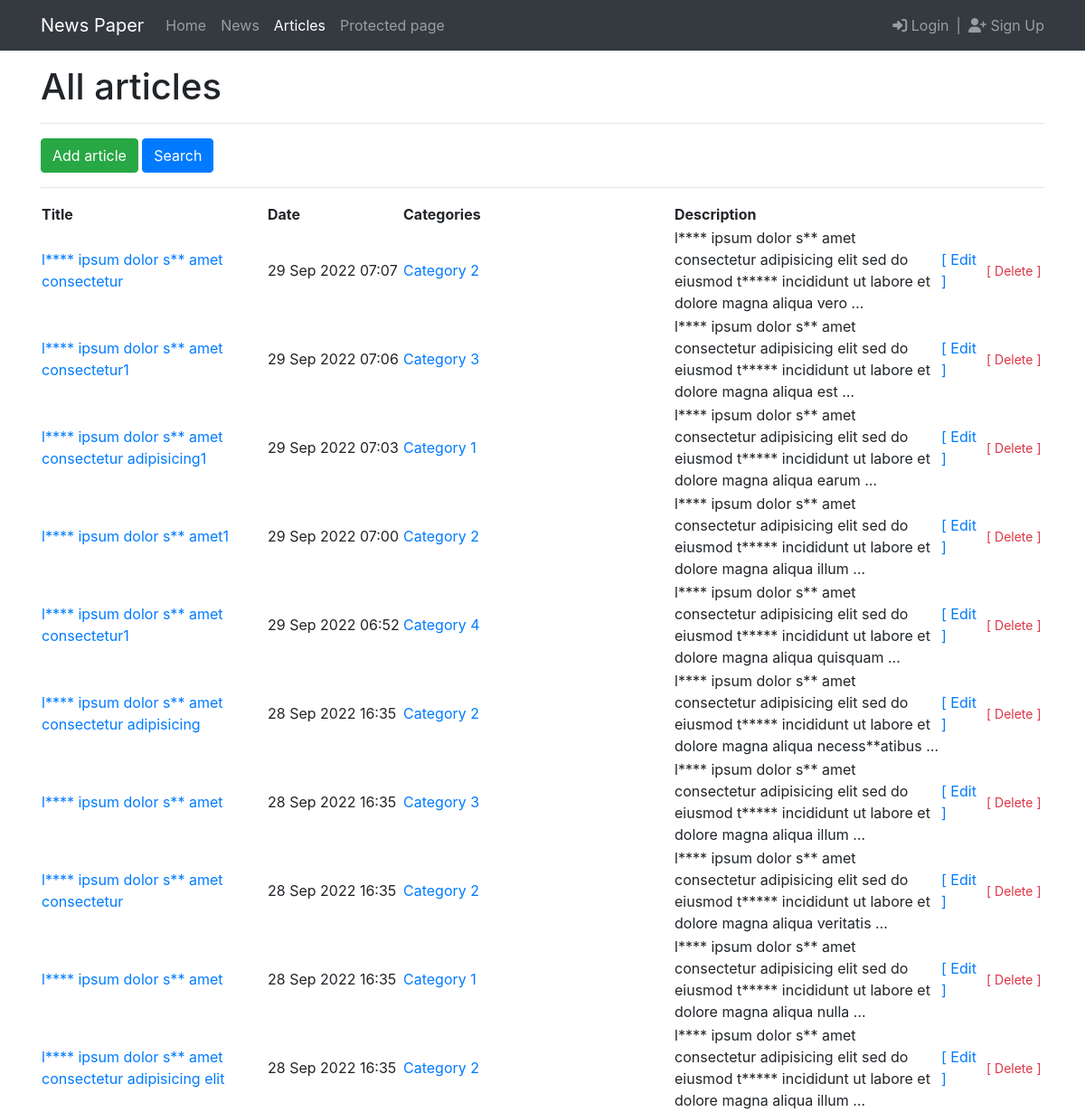
The app's page /articles/ with its own data.
### news/models.py (models this page shows, shortened)
class Post(models.Model):
    author = models.ForeignKey(Author, on_delete=models.CASCADE)
    type = models.CharField(max_length=8, choices=POST_TYPES, default=article)
    date_created = models.DateTimeField(auto_now=True)
    categories = models.ManyToManyField(Category, through='PostCategory')
    title = models.CharField(max_length=255)
    content = models.TextField()
    rating = models.IntegerField(default=0)

class Category(models.Model):
    name = models.CharField(max_length=255, unique=True)
    subscribers = models.ManyToManyField(User, through='CategorySubscriber')

### news/views.py (the view)
# urls.py: path('articles/', ArticleList.as_view(), name='article_list'),
class ArticleList(ListView):
    model = Post
    ordering = '-date_created'
    template_name = 'news/article_list.html'
    context_object_name = 'article_list'
    queryset = Post.objects.filter(type=article)
    paginate_by = 10
    def get_context_data(self, **kwargs):
        context = super().get_context_data(**kwargs)
        category_id = self.kwargs.get('category')
        context['category'] = None
        context['already_subscribed'] = False
        if category_id:
            user = self.request.user
            category = Category.objects.get(id=category_id)
            context['category'] = category
            if user.is_authenticated:
                context['already_subscribed'] = CategorySubscriber.objects.filter(type=article, category=category, user=user).exists()
        context['filter'] = self.filter
        return context
    def get_queryset(self):
        category_id = self.kwargs.get('category')
        if category_id:
            queryset = Post.objects.filter(type=article, categories=category_id)
        else:
            queryset = super().get_queryset()
        self.filter = PostFilter(self.request.GET, queryset)
        return self.filter.qs

### news/filters.py (called while the page is built)
    def is_applied(self):
        return self.form.is_valid() and any(self.form.cleaned_data.values())

### news/templatetags/custom_filters.py (called while the page is built)
@register.filter(name='censor')
def censor(value):
    if not isinstance(value, str):
        raise ValueError
    for text, censored in CENSORED_WORDS.items():
        value = value.replace(text, censored)
    return value

### templates/news/article_list.html (shortened to what this page needs)
{% extends 'flatpages/default.html' %}
{% load custom_filters %}
{% load custom_tags %}
{% block content %}
<h1>{% if category %}"{{ category.name }}"{% else %}All{% endif %} articles</h1>
<hr>
    {% if category %}
        <a href="{% url 'article_list' %}" class="btn btn-primary">Show all articles</a>
        {% if already_subscribed %}
            <a href="{% url 'article_category_unsubscribe' category=category.id %}" class="btn btn-danger float-end">Unsubscribe</a>
        {% else %}
            <a href="{% url 'article_category_subscribe' category=category.id %}" class="btn btn-success float-end">Subscribe</a>
        {% endif %}
    {% else %}
        <a href="{% url 'article_create' %}" class="btn btn-success">Add article</a>
        {% if not filter.is_applied %}
        <a href="{% url 'article_search' %}" class="btn btn-primary float-end">Search</a>
        {% else %}
        <a href="{% url 'article_list' %}" class="btn btn-danger float-end">Reset filter</a>
        {% endif %}
    {% endif %}
<hr>
{% if article_list %}
<table width="100%">
    <tr>
       <th width="250">Title</th>
       <th width="150">Date</th>
       <th width="300">Categories</th>
       <th width="*">Description</th>
       <th width="50"></th>
       <th width="65"></th>
   </tr>
    {% for article in article_list %}
    <tr>
       <td><a href="{% url 'article_detail' pk=article.id %}">{{ article.title|censor }}</a></td>
       <td>{{ article.date_created|date:"d M Y H:i" }}</td>
       <td>
            {% for category in article.categories.all %}
            <a href="{% url 'article_category' category=category.id %}">{{ category.name }}</a>{% if not forloop.last %},{% endif %}
           {% endfor %}
       </td>
       <td>{{ article.content|truncatewords:20|censor }}</td>
       <td><a href="{% url 'article_edit' pk=article.id %}">[ Edit ]</a></td>
       <td><a href="{% url 'article_delete' pk=article.id %}" class="text-danger small">[ Delete ]</a></td>
    </tr>
    {% endfor %}
</table>
{% else %}
   <h2>No articles!</h2>
{% endif %}
{% endblock content %}

### templates/flatpages/default.html (shortened to what this page needs)
<!DOCTYPE html>
<html lang="en">
    <head>
        {% load static %}
        {% load bootstrap4 %}
        <link href="{% static 'fontawesomefree/css/fontawesome.css' %}" rel="stylesheet" type="text/css">
        <link href="{% static 'fontawesomefree/css/brands.css' %}" rel="stylesheet" type="text/css">
        <link href="{% static 'fontawesomefree/css/solid.css' %}" rel="stylesheet" type="text/css">
        {% bootstrap_css %}
    </head>
    <body>
        {% block menu %}
        <nav class="navbar navbar-expand-lg navbar-dark bg-dark mb-3">
            <div class="container">
                <a class="navbar-brand" href="#">News Paper</a>
                <div class="collapse navbar-collapse">
                    <ul class="navbar-nav ms-auto mb-2 mb-lg-0">
                        <li class="nav-item"><a class="nav-link{% if request.path == '/' %} active{% endif %}" aria-current="page" href="/">Home</a></li>
                        <li class="nav-item"><a class="nav-link{% if request.resolver_match.view_name == 'news_list' %} active{% endif %}" aria-current="page" href="{% url 'news_list' %}">News</a></li>
                        <li class="nav-item"><a class="nav-link{% if request.resolver_match.view_name == 'article_list' %} active{% endif %}" aria-current="page" href="{% url 'article_list' %}">Articles</a></li>
                        <li class="nav-item"><a class="nav-link{% if request.resolver_match.view_name == 'protected' %} active{% endif %}" aria-current="page" href="{% url 'protected' %}">Protected page</a></li>
                    </ul>
                </div>
                {% if request.user.is_authenticated %}
                    <span class="navbar-text mx-2">You are loggen in as:</span>
                    <a class="navbar-text{% if request.resolver_match.view_name == 'profile' %} active{% endif %}" aria-current="page" href="{% url 'profile' %}">
                        <i class="fa-solid fa-user"></i>
                        {{ request.user.username }}
                    </a>
                    <span class="navbar-text mx-2">|</span>
                    <a class="navbar-text{% if request.resolver_match.view_name == 'logout' %} active{% endif %}" aria-current="page" href="{% url 'logout' %}">
                        <i class="fa-solid fa-right-from-bracket"></i>
                        Logout
                    </a>
                    {% else %}
                    <a class="navbar-text{% if request.resolver_match.view_name == 'login' %} active{% endif %}" aria-current="page" href="{% url 'login' %}">
                        <i class="fa-solid fa-right-to-bracket"></i>
                        Login
                    </a>
                    <span class="navbar-text mx-2">|</span>
                    <a class="navbar-text{% if request.resolver_match.view_name == 'signup' %} active{% endif %}" aria-current="page" href="{% url 'signup' %}">
                        <i class="fa-solid fa-user-plus"></i>
                        Sign Up
                    </a>
                    {% endif %}
            </div>
        </nav>
        {% endblock menu %}
        <main role="main" class="container">
            {% block content %}
            {% endblock content %}
        </main>
    </body>
</html>

### templates/flatpages/_pagination.html (shortened to what this page needs)
{% load custom_tags %}
{% load bootstrap4 %}

### records on screen
Post: title|censor "l**** ipsum dolor s** amet consectetur", date_created "29 Sep 2022 07:07", content|censor "l**** ipsum dolor s** amet consectetur adipisicing elit sed do eiusmod t***** incididunt ut labore et dolore magna aliqua vero …"
Category: name "Category 2"
Post: title|censor "l**** ipsum dolor s** amet consectetur1", date_created "29 Sep 2022 07:06", content|censor "l**** ipsum dolor s** amet consectetur adipisicing elit sed do eiusmod t***** incididunt ut labore et dolore magna aliqua est …"
Category: name "Category 3"
Post: title|censor "l**** ipsum dolor s** amet consectetur adipisicing1", date_created "29 Sep 2022 07:03", content|censor "l**** ipsum dolor s** amet consectetur adipisicing elit sed do eiusmod t***** incididunt ut labore et dolore magna aliqua earum …"
Category: name "Category 1"
Post: title|censor "l**** ipsum dolor s** amet1", date_created "29 Sep 2022 07:00", content|censor "l**** ipsum dolor s** amet consectetur adipisicing elit sed do eiusmod t***** incididunt ut labore et dolore magna aliqua illum …"
Post: title|censor "l**** ipsum dolor s** amet consectetur1", date_created "29 Sep 2022 06:52", content|censor "l**** ipsum dolor s** amet consectetur adipisicing elit sed do eiusmod t***** incididunt ut labore et dolore magna aliqua quisquam …"
Category: name "Category 4"
Post: title|censor "l**** ipsum dolor s** amet consectetur adipisicing", date_created "28 Sep 2022 16:35", content|censor "l**** ipsum dolor s** amet consectetur adipisicing elit sed do eiusmod t***** incididunt ut labore et dolore magna aliqua necess**atibus …"
Post: title|censor "l**** ipsum dolor s** amet", date_created "28 Sep 2022 16:35", content|censor "l**** ipsum dolor s** amet consectetur adipisicing elit sed do eiusmod t***** incididunt ut labore et dolore magna aliqua illum …"
Post: title|censor "l**** ipsum dolor s** amet consectetur", date_created "28 Sep 2022 16:35", content|censor "l**** ipsum dolor s** amet consectetur adipisicing elit sed do eiusmod t***** incididunt ut labore et dolore magna aliqua veritatis …"
Post: title|censor "l**** ipsum dolor s** amet", date_created "28 Sep 2022 16:35", content|censor "l**** ipsum dolor s** amet consectetur adipisicing elit sed do eiusmod t***** incididunt ut labore et dolore magna aliqua nulla …"
Post: title|censor "l**** ipsum dolor s** amet consectetur adipisicing elit", date_created "28 Sep 2022 16:35", content|censor "l**** ipsum dolor s** amet consectetur adipisicing elit sed do eiusmod t***** incididunt ut labore et dolore magna aliqua illum …"
